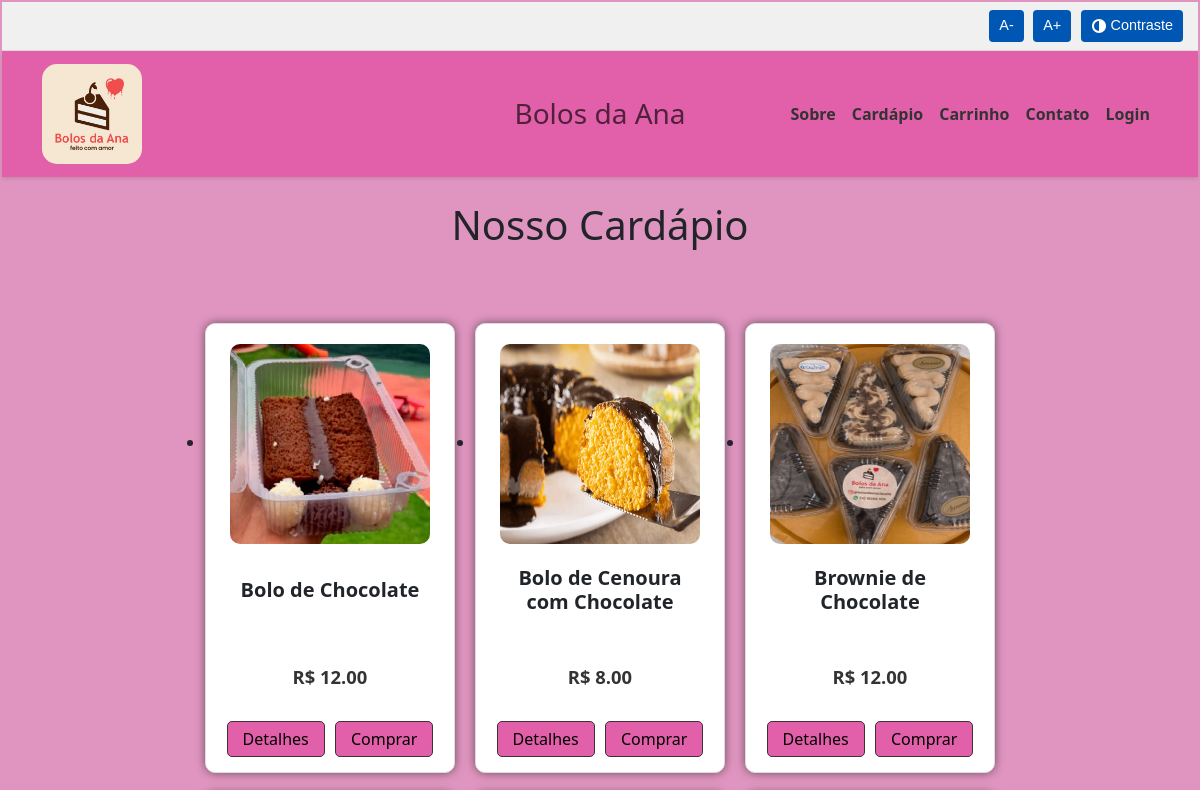
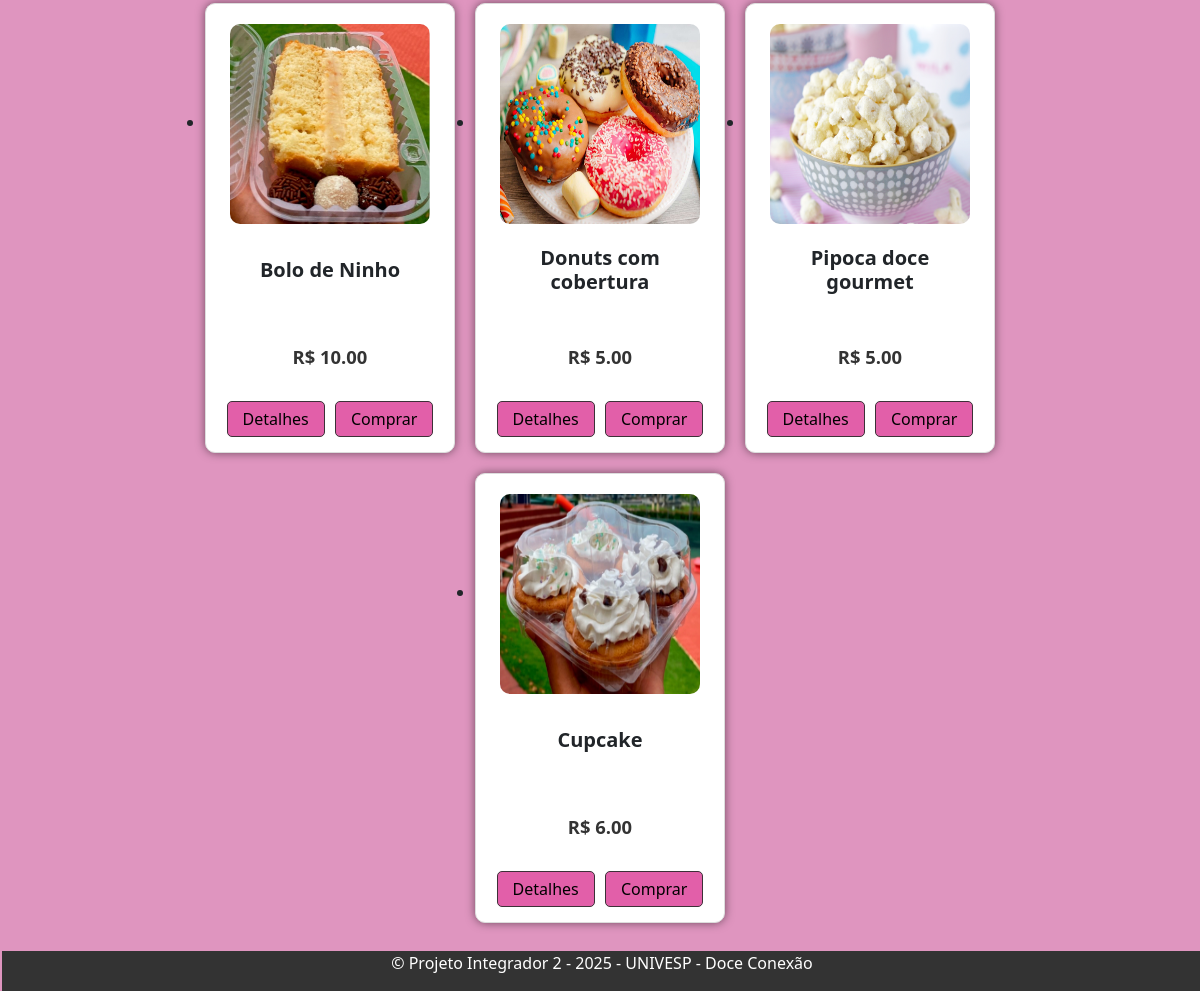
The page / on the database its author committed (2 pictures, top to bottom).
### app.py (models this page shows)
class Produto(db.Model):
    id = db.Column(db.Integer, primary_key=True)
    nome = db.Column(db.String(100), nullable=False)
    categoria = db.Column(db.String(50), nullable=False)
    preco = db.Column(db.Float, nullable=False)
    estoque = db.Column(db.Integer, nullable=False)
    imagem = db.Column(db.String(200))
    descricao = db.Column(db.String(200), nullable=False)

### app.py (the view)
    @app.route('/')
    def index():
        produtos = Produto.query.all()
        return render_template('index.html', produtos=produtos)

### templates/index.html (shortened to what this page needs)
{% extends 'base.html' %}
{% block content %}
<main role="main" class="container">
    <h1 class="text-center my-4">Nosso Cardápio</h1>
    <ul class="produtos">
        {% for produto in produtos %}
            <li class="produto {% if produto.estoque <= 0 %}sem-estoque{% endif %}">
                <img src="{{ produto.imagem }}" alt="Foto de {{ produto.nome }}">
                <div class="nome_produto">
                    <h2>{{ produto.nome }}</h2>
                </div>
                <div class="preco_pos">
                    <p class="preco">R$ {{ "%.2f"|format(produto.preco) }}</p>
                </div>
                <div class="botoes_produto_rodape">
                    <button type="button" class="btn-detalhes" onclick="openPopup({{ produto.id }}, this)">
                        Detalhes
                    </button>
                    <form method="POST" action="{{ url_for('carrinho') }}" style="display: inline;">
                        <button type="submit" class="btn-comprar" {% if produto.estoque <= 0 %}disabled{% endif %}>
                            Comprar
                        </button>
                    </form>
                </div>
            </li> {% endfor %}
    </ul> </main>
{% endblock %}

### templates/base.html (shortened to what this page needs)
<!DOCTYPE html>
<html lang="pt-br">
<head>
    <link rel="stylesheet" href="{{ url_for('static', filename='style.css') }}">
    <link rel="stylesheet" href="{{ url_for('static', filename='css/acessibilidade.css') }}">
    <link href="https://cdn.jsdelivr.net/npm/bootstrap@5.3.3/dist/css/bootstrap.min.css" rel="stylesheet">
    <link href="static/style.css" rel="stylesheet">
</head>
<body>
    <nav class="barra-acessibilidade" aria-label="Barra de Acessibilidade">
        <button id="btn-diminuir-fonte" title="Diminuir tamanho da fonte">A-</button>
        <button id="btn-aumentar-fonte" title="Aumentar tamanho da fonte">A+</button>
        <button id="btn-alto-contraste" title="Ativar modo de alto contraste">
            <svg xmlns="http://www.w3.org/2000/svg" width="16" height="16" fill="currentColor" viewBox="0 0 16 16">
                <path d="M8 15c-3.866 0-7-3.134-7-7s3.134-7 7-7 7 3.134 7 7-3.134 7-7 7zM8 13V3a5 5 0 0 0 0 10z"/>
            </svg>
            Contraste
        </button>
    </nav>
    <header>
        <nav class="navbar navbar-expand-lg navbar-light">
            <div class="container">
                <a class="navbar-brand" href="{{ url_for('index') }}">
                    <img src="static/fotos/logo.jpg" alt="Logotipo Bolos da Ana - Ir para a página inicial">
                </a>
                <span class="navbar-text position-absolute top-50 start-50 translate-middle h3">
                    Bolos da Ana
                </span>
                <div class="collapse navbar-collapse" id="navbarNav">
                    <ul class="navbar-nav ms-auto">
                        <li class="nav-item">
                            <a class="nav-link" href="{{ url_for('Inicio') }}">Sobre</a>
                        </li>
                        <li class="nav-item">
                            <a class="nav-link" href="{{ url_for('Cardapio') }}">Cardápio</a>
                        </li>
                        <li class="nav-item">
                            <a class="nav-link" href="{{ url_for('carrinho') }}">Carrinho</a>
                        </li>
                        <li class="nav-item">
                            <a class="nav-link" href="{{ url_for('Contato') }}">Contato</a>
                        </li>
                        <li class="nav-item">
                            <a class="nav-link" href="{{ url_for('login') }}">Login</a>
                        </li>
                    </ul>
                </div>
            </div>
        </nav>
    </header>
    {% block content %}
    {% endblock %}
    <footer>
        <p>&copy; Projeto Integrador 2 - 2025 - UNIVESP - Doce Conexão</p>
    </footer>
</body>
</html>

### static/style.css (style rules this page uses)
.navbar-brand img { max-height: 100px; border-radius: 15px; padding: 0px; }
.navbar { background-color: #e25fa9; box-shadow: 0 2px 4px rgba(0, 0, 0, 0.1); }
.nav-link { font-weight: 600; color: #333; }
body { background-color: #df95bf; margin: 1px; padding: 1px; }
.produtos { display: flex; flex-wrap: wrap; justify-content: center; padding:40px; }
.produto { position: relative; background-color: white; border: 1px solid #ddd; border-radius: 10px; margin: 10px; padding: 20px 20px; width: 250px; height: 450px; text-align: center; box-shadow: 0 0 10px rgba(0, 0, 0, 0.5); }
.produto img { max-width: 100%; height: 200px; width: 200px; border-radius: 10px; }
.produto p { color: #000000; font-weight: bold; }
.nome_produto { height: 80px; display: flex; align-items: center; justify-content: center; margin: 10px 0; padding: 0 10px; text-align: center; }
.preco_pos { position: absolute; bottom: 60px; left: 0; right: 0; padding: 5px; text-align: center; }
.botoes_produto_rodape { position: absolute; bottom: 10px; left: 0; right: 0; padding: 5px; text-align: center; background-color: #ffffff; border-bottom-left-radius: 8px; border-bottom-right-radius: 8px; }
footer { background-color: #333; color: white; text-align: center; position: fixed; bottom: 0; width: 100%; }
.produto .btn-detalhes, .produto .btn-comprar { background-color: #e25fa9; font-size: medium; color: rgb(0, 0, 0); border: 1px solid #3d3138; padding: 5px 15px; border-radius: 5px; cursor: pointer; text-decoration: none; margin: 0 3px; font-weight: normal; }
.produtos .produto .nome_produto h2 { font-size: 1.25rem; font-weight: bold; }
.produtos .produto .preco_pos p.preco { font-size: 1.15rem; font-weight: bold; color: #333; }

### static/css/acessibilidade.css (style rules this page uses)
.barra-acessibilidade { background-color: #f0f0f0; padding: 8px 15px; border-bottom: 1px solid #ddd; text-align: right; font-family: Arial, sans-serif; }
.barra-acessibilidade button { background-color: #0056b3; color: white; border: none; padding: 5px 10px; margin-left: 5px; cursor: pointer; font-size: 0.9em; border-radius: 4px; transition: background-color 0.3s; }

### rows shown on the page
Produto: imagem (picture), nome "Bolo de Chocolate", preco "12.00"
Produto: imagem (picture), nome "Bolo de Cenoura com Chocolate", preco "8.00"
Produto: imagem (picture), nome "Brownie de Chocolate", preco "12.00"
Produto: imagem (picture), nome "Bolo de Ninho", preco "10.00"
Produto: imagem (picture), nome "Donuts com cobertura", preco "5.00"
Produto: imagem (picture), nome "Pipoca doce gourmet", preco "5.00"
Produto: imagem (picture), nome "Cupcake", preco "6.00"
